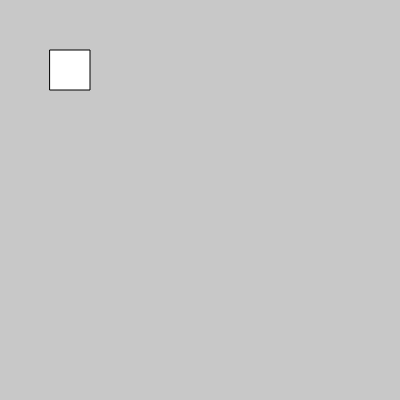
Frame 1 (no input)
Frame 60 (no input): identical to frame 1, image omitted
Frame 120 (the mouse pressed at the canvas centre since frame 60): identical to frame 1, image omitted

The p5.js sketch that drew this single still picture (run headless with seeded random() and noise() and a simulated clock; from frame 60 on, the mouse is pressed at the canvas centre):

// p5.js sketch
// ── sketch.js
function setup() {
  createCanvas(400, 400);
}

function draw() {
  background(200);
  rect(50, 50, 40, 40);

}
